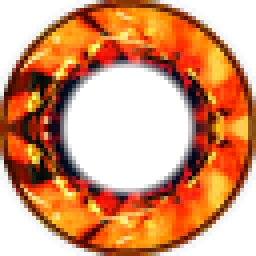
#> input picture art/pin64.png, 64 x 64 px (shown 4 times larger)
$ python make_art.py
#> lines starting #> are read from the running program, lines starting #| are printed output that depends on the picture
### tools/category_icons.py
from PIL import Image, ImageDraw
import math
SS=8  # supersampling
def _line(d,a,b,w,c): d.line([a,b],fill=c,width=int(w));
def draw(kind, size, col=(255,200,90,255), dark=(30,18,8,255)):
    S=size*SS; im=Image.new('RGBA',(S,S),(0,0,0,0)); d=ImageDraw.Draw(im)
    c=S/2; h=S*0.42; w=lambda f: max(1,int(S*f))
    if kind=='base':
        d.polygon([(c-h,c-h*0.05),(c,c-h),(c+h,c-h*0.05)],fill=col)
        d.rectangle([c-h*0.72,c-h*0.1,c+h*0.72,c+h*0.9],fill=col)
        d.rectangle([c-h*0.2,c+h*0.3,c+h*0.2,c+h*0.9],fill=dark)
        d.rectangle([c+h*0.35,c-h*0.85,c+h*0.6,c-h*0.4],fill=col)
    elif kind=='mine':   # pickaxe: diagonal handle + crescent head with pointed tips
        import math as _m
        hx,hy=c+h*0.32,c-h*0.32                      # where head sits on handle
        d.line([(c-h*0.9,c+h*0.9),(hx+h*0.12,hy-h*0.12)],fill=col,width=w(0.12))
        ux,uy=1/_m.sqrt(2),1/_m.sqrt(2)               # along head (perpendicular to handle)
        bx,by=-1/_m.sqrt(2),1/_m.sqrt(2)              # bend direction (towards handle bottom)
        L=h*1.05; bend=h*0.42; thick=h*0.30
        top=[];bot=[]
        N=24
        for i in range(N+1):
            t=-1+2*i/N
            px=hx+ux*L*t+bx*bend*(t*t)
            py=hy+uy*L*t+by*bend*(t*t)
            th=thick*(1-abs(t))**0.8
            top.append((px-bx*th*0.5,py-by*th*0.5)); bot.append((px+bx*th*0.5,py+by*th*0.5))
        d.polygon(top+bot[::-1],fill=col)
        d.ellipse([hx-h*0.17,hy-h*0.17,hx+h*0.17,hy+h*0.17],fill=col)
    elif kind=='farm':
        d.line([(c,c-h*0.3),(c,c+h)],fill=col,width=w(0.08))
        for i in range(3):
            y=c-h*0.75+i*h*0.4
            d.ellipse([c-h*0.6,y,c-h*0.08,y+h*0.32],fill=col); d.ellipse([c+h*0.08,y,c+h*0.6,y+h*0.32],fill=col)
        d.ellipse([c-h*0.18,c-h,c+h*0.18,c-h*0.5],fill=col)
    elif kind=='trader':
        d.ellipse([c-h,c-h,c+h,c+h],fill=col)
        d.ellipse([c-h*0.68,c-h*0.68,c+h*0.68,c+h*0.68],outline=dark,width=w(0.06))
        d.line([(c,c-h*0.42),(c,c+h*0.42)],fill=dark,width=w(0.09))
    elif kind=='boss':
        d.ellipse([c-h*0.62,c-h*0.6,c+h*0.62,c+h*0.5],fill=col)
        d.rectangle([c-h*0.36,c+h*0.25,c+h*0.36,c+h*0.8],fill=col)
        d.polygon([(c-h*0.45,c-h*0.35),(c-h,c-h),(c-h*0.15,c-h*0.6)],fill=col)
        d.polygon([(c+h*0.45,c-h*0.35),(c+h,c-h),(c+h*0.15,c-h*0.6)],fill=col)
        d.ellipse([c-h*0.4,c-h*0.15,c-h*0.1,c+h*0.17],fill=dark); d.ellipse([c+h*0.1,c-h*0.15,c+h*0.4,c+h*0.17],fill=dark)
        for k in (-0.2,0,0.2): d.line([(c+h*k,c+h*0.5),(c+h*k,c+h*0.8)],fill=dark,width=w(0.03))
    elif kind=='dungeon':
        d.pieslice([c-h*0.85,c-h,c+h*0.85,c+h*0.7],start=180,end=360,fill=col)
        d.rectangle([c-h*0.85,c-h*0.15,c+h*0.85,c+h],fill=col)
        d.pieslice([c-h*0.42,c-h*0.5,c+h*0.42,c+h*0.34],start=180,end=360,fill=dark)
        d.rectangle([c-h*0.42,c-h*0.09,c+h*0.42,c+h],fill=dark)
    elif kind=='explore':
        d.ellipse([c-h,c-h,c+h,c+h],outline=col,width=w(0.08))
        d.polygon([(c,c-h*0.78),(c+h*0.24,c),(c,c+h*0.78),(c-h*0.24,c)],fill=col)
        d.ellipse([c-h*0.1,c-h*0.1,c+h*0.1,c+h*0.1],fill=dark)
    elif kind=='danger':  # crossed swords
        for sgn in (1,-1):
            x0,y0=c-sgn*h*0.85,c-h*0.85; x1,y1=c+sgn*h*0.55,c+h*0.55
            d.line([(x0,y0),(x1,y1)],fill=col,width=w(0.09))                # blade
            gx,gy=c+sgn*h*0.5,c+h*0.5
            d.line([(gx-sgn*h*0.3,gy+h*0.3*(-1)*-1+0),(gx+sgn*h*0.3*0,gy)],fill=col,width=1)
            # crossguard (perpendicular)
            d.line([(gx+sgn*h*0.0-h*0.22,gy+h*0.22*sgn*0+h*0.22),(gx+h*0.22,gy-h*0.22)] if sgn==1 else [(gx-h*0.22,gy-h*0.22),(gx+h*0.22,gy+h*0.22)],fill=col,width=w(0.08))
            d.line([(x1,y1),(c+sgn*h*0.9,c+h*0.9)],fill=col,width=w(0.12))      # grip
            d.ellipse([c+sgn*h*0.9-h*0.12,c+h*0.9-h*0.12,c+sgn*h*0.9+h*0.12,c+h*0.9+h*0.12],fill=col)  # pommel
    elif kind=='none':
        d.line([(c-h*0.6,c-h*0.6),(c+h*0.6,c+h*0.6)],fill=col,width=w(0.09)); d.line([(c+h*0.6,c-h*0.6),(c-h*0.6,c+h*0.6)],fill=col,width=w(0.09))
    return im.resize((size,size),Image.LANCZOS)
CATS=[('base','Base'),('mine','Mine'),('farm','Farm'),('trader','Trader'),('boss','Boss'),('danger','Danger'),('dungeon','Dungeon'),('explore','Explore'),('none','None')]

### tools/make_art.py
"""Generates the category icons and map pin sprites in art/ (run: python tools/make_art.py)."""
import os, sys
from PIL import Image, ImageDraw
sys.path.insert(0, os.path.dirname(__file__))
from category_icons import draw, CATS

ART = os.path.join(os.path.dirname(__file__), '..', 'art')
ring = Image.open(os.path.join(ART, 'pin64.png')).convert('RGBA')
#> ring is the input picture: PIL image 64x64 RGBA; mean R, G, B, A 116.6, 50.5, 13.8, 151

for key, _ in CATS:
    if key == 'none':
        continue
    draw(key, 64).save(os.path.join(ART, f'cat_{key}.png'))
#> this loop made 9 passes
#> pass 1, `draw(key, 64).save(os.path.join(ART, f'cat_{key}.png'))`:
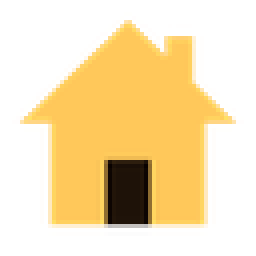
#> saved as cat_base.png: PIL image 64x64 RGBA (shown 4 times larger); mean R, G, B, A 115.7, 90.5, 40.2, 108.3; transparent parts drawn white
#> pass 2, `draw(key, 64).save(os.path.join(ART, f'cat_{key}.png'))`:
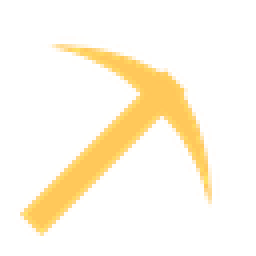
#> saved as cat_mine.png: PIL image 64x64 RGBA (shown 4 times larger); mean R, G, B, A 57, 45.8, 19.9, 36.2; transparent parts drawn white

def pin(key):
    """Ring pin; with a category a big round badge sits in the lower right corner."""
    S = 64  # same size as the plain ring, so pins keep their size on the map
    im = Image.new('RGBA', (S, S), (0, 0, 0, 0))
#> im: PIL image 64x64 RGBA; every value is 0
    im.alpha_composite(ring, (0, 0))
    if key:
        D = 43           # badge diameter (two thirds of the pin, readable at map size)
        big = 4          # supersample the badge circle
        b = Image.new('RGBA', (D * big, D * big), (0, 0, 0, 0))
        d = ImageDraw.Draw(b)
        d.ellipse([2 * big, 2 * big, (D - 2) * big, (D - 2) * big], fill=(30, 20, 12, 255), outline=(255, 200, 90, 255), width=3 * big)
        b = b.resize((D, D), Image.LANCZOS)
        icon = draw(key, 29)
        b.alpha_composite(icon, ((D - 29) // 2, (D - 29) // 2))
        im.alpha_composite(b, (S - D, S - D))
    return im

pin(None).save(os.path.join(ART, 'pin_none.png'))
for key, _ in CATS:
    if key != 'none':
        pin(key).save(os.path.join(ART, f'pin_{key}.png'))
#> this loop made 9 passes
#> pass 1, in pin (call 2), `b = b.resize((D, D), Image.LANCZOS)`:
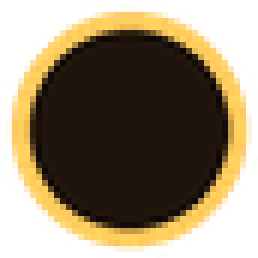
#> b: PIL image 43x43 RGBA (shown 6 times larger); mean R, G, B, A 85.9, 67.2, 30.9, 166.7; transparent parts drawn white
#> pass 1, in pin (call 2), `icon = draw(key, 29)`:
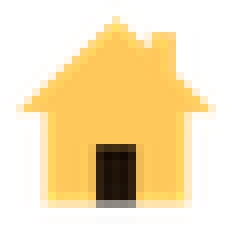
#> icon: PIL image 29x29 RGBA (shown 8 times larger); mean R, G, B, A 135.2, 104.9, 45.6, 109.2; transparent parts drawn white
print('done')
